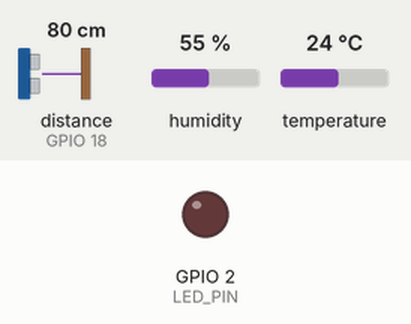
This sketch was run on a simulated ESP32. On the bench: output pins drawn as LEDs (lit = HIGH). The test bench sets the inputs (shaded band); at power-on: distance to the obstacle (sensor on GPIO 18) 80 cm, humidity 55 %, temperature 24 °C. The echo pulse lasts 58.3 µs per cm; WiFi joins after 1.5 s; servers stay silent unless stated; the local clock reads 2024-03-15 10:24:30 at power-on unless the sketch sets it; no MQTT or app messages arrive unless stated; pins used as bus, display or sensor lines are not drawn; what the sketch prints to the serial monitor is not drawn.

Above: at 3.5 s.
At 5.06 s:
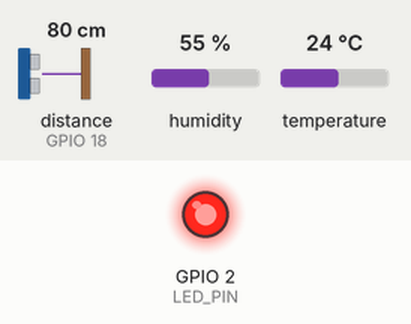
Timing chart, 0 to 8.5 s (numbered marks = the images above):
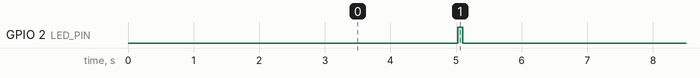

Measured:
- by itself, GPIO 2 (LED_PIN): alternates HIGH for 0.08 s and LOW for 4.9 s

The sketch:

sketch.ino
```cpp
#include <WiFi.h>
#include <PubSubClient.h>
#include <DHTesp.h>
#include <sys/time.h>

const char* WIFI_SSID     = "Wokwi-GUEST";
const char* WIFI_PASSWORD = "";
const char* MQTT_SERVER   = "broker.emqx.io";
const int   MQTT_PORT     = 1883;
const char* MQTT_USER     = "";
const char* MQTT_PASS     = "";
const char* STUDENT_ID    = "b23dccn180";
const char* DEVICE_ID     = "esp32-01";
const unsigned long SEND_INTERVAL_MS = 5000;

const int DHT_PIN = 15, TRIG_PIN = 5, ECHO_PIN = 18, LED_PIN = 2;

WiFiClient wifiClient;
PubSubClient mqttClient(wifiClient);
DHTesp dht;
String topicTelemetry, topicStatus;
unsigned long lastSend = 0, sequenceNo = 0;

void connectWiFi() {
  WiFi.begin(WIFI_SSID, WIFI_PASSWORD, 6);
  Serial.print("Connecting WiFi");
  while (WiFi.status() != WL_CONNECTED) { delay(500); Serial.print("."); }
  Serial.println(" connected");
}

void syncTime() {
  configTime(0, 0, "pool.ntp.org", "time.google.com");
  Serial.print("Sync NTP");
  time_t t = 0;
  for (int i = 0; i < 40 && t < 1700000000; i++) { delay(500); Serial.print("."); time(&t); }
  Serial.println(t >= 1700000000 ? " ok" : " FAILED (ts se = 0)");
}

int64_t nowMs() {
  struct timeval tv;
  gettimeofday(&tv, nullptr);
  if (tv.tv_sec < 1700000000) return 0;          // chưa có NTP
  return (int64_t)tv.tv_sec * 1000LL + tv.tv_usec / 1000;
}

void connectMQTT() {
  while (!mqttClient.connected()) {
    String clientId = String("esp32-") + DEVICE_ID + "-" + String((uint32_t)ESP.getEfuseMac(), HEX);
    Serial.print("Connecting MQTT...");
    // LWT: broker tự publish "offline" (retained) nếu thiết bị mất kết nối bất thường
    bool ok = mqttClient.connect(clientId.c_str(),
                                 strlen(MQTT_USER) ? MQTT_USER : nullptr,
                                 strlen(MQTT_PASS) ? MQTT_PASS : nullptr,
                                 topicStatus.c_str(), 1, true, "offline");
    if (ok) {
      Serial.println(" connected");
      mqttClient.publish(topicStatus.c_str(), "online", true);
    } else {
      Serial.printf(" failed, rc=%d. Retry in 2 s\n", mqttClient.state());
      delay(2000);
    }
  }
}

float readDistanceCm() {
  digitalWrite(TRIG_PIN, LOW);  delayMicroseconds(2);
  digitalWrite(TRIG_PIN, HIGH); delayMicroseconds(10);
  digitalWrite(TRIG_PIN, LOW);
  unsigned long duration = pulseIn(ECHO_PIN, HIGH, 30000);
  if (duration == 0) return NAN;
  return duration * 0.0343f / 2.0f;
}

void setup() {
  Serial.begin(115200);
  pinMode(TRIG_PIN, OUTPUT); pinMode(ECHO_PIN, INPUT); pinMode(LED_PIN, OUTPUT);
  dht.setup(DHT_PIN, DHTesp::DHT22);
  topicTelemetry = String("iot/") + STUDENT_ID + "/" + DEVICE_ID + "/telemetry";
  topicStatus    = String("iot/") + STUDENT_ID + "/" + DEVICE_ID + "/status";
  connectWiFi();
  syncTime();
  mqttClient.setServer(MQTT_SERVER, MQTT_PORT);
  mqttClient.setBufferSize(384);
  mqttClient.setKeepAlive(30);
}

void loop() {
  if (WiFi.status() != WL_CONNECTED) connectWiFi();
  if (!mqttClient.connected()) connectMQTT();
  mqttClient.loop();

  unsigned long now = millis();
  if (now - lastSend < SEND_INTERVAL_MS) return;
  lastSend = now;

  TempAndHumidity d = dht.getTempAndHumidity();
  float distance = readDistanceCm();
  if (!isfinite(d.temperature) || !isfinite(d.humidity) || !isfinite(distance)) {
    Serial.println("Invalid sensor data - skip publish");
    return;
  }

  sequenceNo++;
  char payload[320];
  snprintf(payload, sizeof(payload),
           "{\"device\":\"%s\",\"ts\":%lld,\"sequence\":%lu,\"uptime_s\":%lu,"
           "\"temperature\":%.2f,\"humidity\":%.2f,\"distance_cm\":%.2f,\"rssi\":%d}",
           DEVICE_ID, (long long)nowMs(), sequenceNo, millis() / 1000,
           d.temperature, d.humidity, distance, WiFi.RSSI());

  bool ok = mqttClient.publish(topicTelemetry.c_str(), payload);   // PubSubClient chỉ publish QoS 0
  Serial.printf("%s | publish=%s\n", payload, ok ? "OK" : "FAILED");
  digitalWrite(LED_PIN, HIGH); delay(80); digitalWrite(LED_PIN, LOW);
}
```
